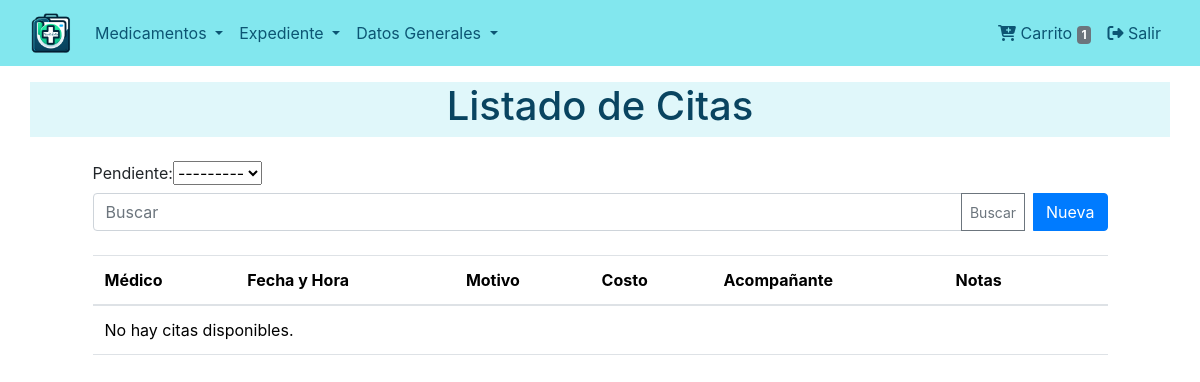
The page /consultas/citas/ (signed in) on the database as committed earlier.
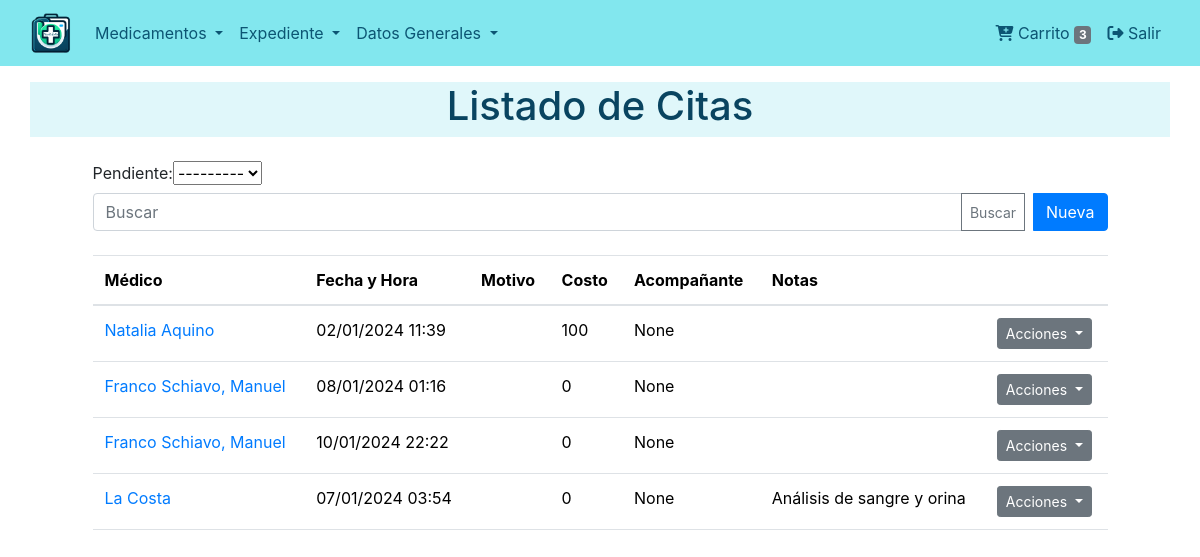
The same page on the database as committed later.
### consultations/models.py (models this page shows, shortened)
class Appointment(models.Model):
    TYPE_CHOICES = (
        ('consulta', 'Consulta Médica'),
        ('analisis', 'Análisis Médico'),
    )
    tipo = models.CharField(max_length=10, choices=TYPE_CHOICES, default='consulta', verbose_name=_("Tipo de Cita"))
    doctor = models.ForeignKey(Doctor, on_delete=models.CASCADE, verbose_name=_("Médico"))
    fecha_hora = models.DateTimeField(verbose_name=_("Fecha y Hora"))
    motivo = models.TextField(blank=True, verbose_name=_("Motivo"))
    costo = models.DecimalField(max_digits=10, decimal_places=0, default=0, verbose_name=_("Costo de la Consulta"))
    acompanante = models.CharField(max_length=255, blank=True, null=True, verbose_name=_("Acompañante"))
    pendiente = models.BooleanField(default=True, verbose_name=_("Pendiente"))
    cita_posterior = models.PositiveIntegerField(default=0, verbose_name=_("Días para la siguiente cita"))
    nota = models.TextField(blank=True, verbose_name=_("Notas"))
    class Meta:
        verbose_name = _("Cita")
        verbose_name_plural = _("Citas")

class Doctor(models.Model):
    nombre = models.CharField(max_length=255, verbose_name=_("Nombre del Médico"))
    especialidad = models.ForeignKey(Specialty, on_delete=models.SET_NULL, null=True, blank=True, verbose_name=_("Especialidad"))
    telefono_personal = models.CharField(max_length=20, blank=True, null=True, verbose_name=_("Celular"))
    ubicacion = models.CharField(max_length=255, blank=True, null=True, verbose_name=_("Consultorio"))
    telefono_reserva = models.CharField(max_length=20, blank=True, null=True, verbose_name=_("Teléfono"))
    notas = models.TextField(blank=True, verbose_name=_("Notas"))
    imagen = models.ImageField(upload_to='doctores/', blank=True, null=True, verbose_name=_("Imagen"))
    class Meta:
        verbose_name = ("Doctor")
        verbose_name_plural = ("Doctores")

### consultations/views.py (the view, shortened to what this page needs)
# urls.py: path('citas/', views.AppointmentListView.as_view(), name='appointment_list'),
class AppointmentListView(ListView):
    model = Appointment
    template_name = 'appointment/list.html'
    context_object_name = 'appointments'
    def get_queryset(self):
        queryset = super().get_queryset()
        self.filterset = AppointmentFilter(self.request.GET, queryset=queryset)
        filtered_qs = self.filterset.qs
        search_query = self.request.GET.get('search')
        return filtered_qs
    def get_context_data(self, **kwargs):
        context = super().get_context_data(**kwargs)
        context['filterset'] = self.filterset
        return context

### dispensers/context_processors.py (called while the page is built)
def cart_processor(request):
    dispenser = get_or_create_dispenser(request)
    return {'cart_item_count': dispenser.products.count() if dispenser else 0}

### dispensers/utils.py (called while the page is built, shortened)
def get_or_create_dispenser(request):
    user = request.user if request.user.is_authenticated else None
    if user:
        dispenser = Dispenser.objects.filter(user=user).first()
        if dispenser:
            request.session['dispenser_id'] = dispenser.dispenser_id
            return dispenser

### consultations/templates/appointment/list.html (shortened to what this page needs)
{% extends 'base.html' %}
{% block content %}
{% include "snippets/title.html" with title='Listado de Citas' %}
<div class="container">
    <div class="row justify-content-center">
        <div class="col-md-11">
            {% include "appointment/snippets/filter.html" %}
            {% include "appointment/snippets/list.html" %}
        </div>
    </div>
</div>
{% endblock %}

### consultations/templates/appointment/snippets/list.html (shortened to what this page needs)
<table class="table mt-4">
    <thead>
        <tr>
            <th>Médico</th>
            <th>Fecha y Hora</th>
            <th>Motivo</th>
            <th>Costo</th>
            <th>Acompañante</th>
            <th>Notas</th>
            <th></th>
        </tr>
    </thead>
    <tbody>
        {% for appointment in appointments %}
        <tr>
            <td>
                <a href="{% url 'consultations:doctor_detail' appointment.doctor.pk %}">
                    {{ appointment.doctor.nombre }}
                </a>
            </td>
            <td>{{ appointment.fecha_hora|date:"d/m/Y H:i" }}</td>
            <td>{{ appointment.motivo }}</td>
            <td>{{ appointment.costo }}</td>
            <td>{{ appointment.acompanante }}</td>
            <td>{{ appointment.nota }}</td>
            <td>
                <div class="dropdown">
                    <button class="btn btn-secondary btn-sm dropdown-toggle" type="button" id="dropdownMenuButton{{ forloop.counter }}" data-bs-toggle="dropdown" aria-expanded="false">
                        Acciones
                    </button>
                </div>
            </td>
        </tr>
        {% empty %}
        <tr>
            <td colspan="7">No hay citas disponibles.</td>
        </tr>
        {% endfor %}
    </tbody>
</table>

Rows that differ between the two databases and show on the page:
added Appointment: doctor.nombre "Natalia Aquino", fecha_hora "02/01/2024 11:39", costo "100", acompanante "None"
added Appointment: doctor.nombre "Franco Schiavo, Manuel", fecha_hora "08/01/2024 01:16", costo "0", acompanante "None"
added Appointment: doctor.nombre "Franco Schiavo, Manuel", fecha_hora "10/01/2024 22:22", costo "0", acompanante "None"
added Appointment: doctor.nombre "La Costa", fecha_hora "07/01/2024 03:54", costo "0", acompanante "None", nota "Análisis de sangre y orina"
Other text that changed with them:
{{ cart_item_count }}: "1" → "3"
text no longer shown: "No hay citas disponibles."
